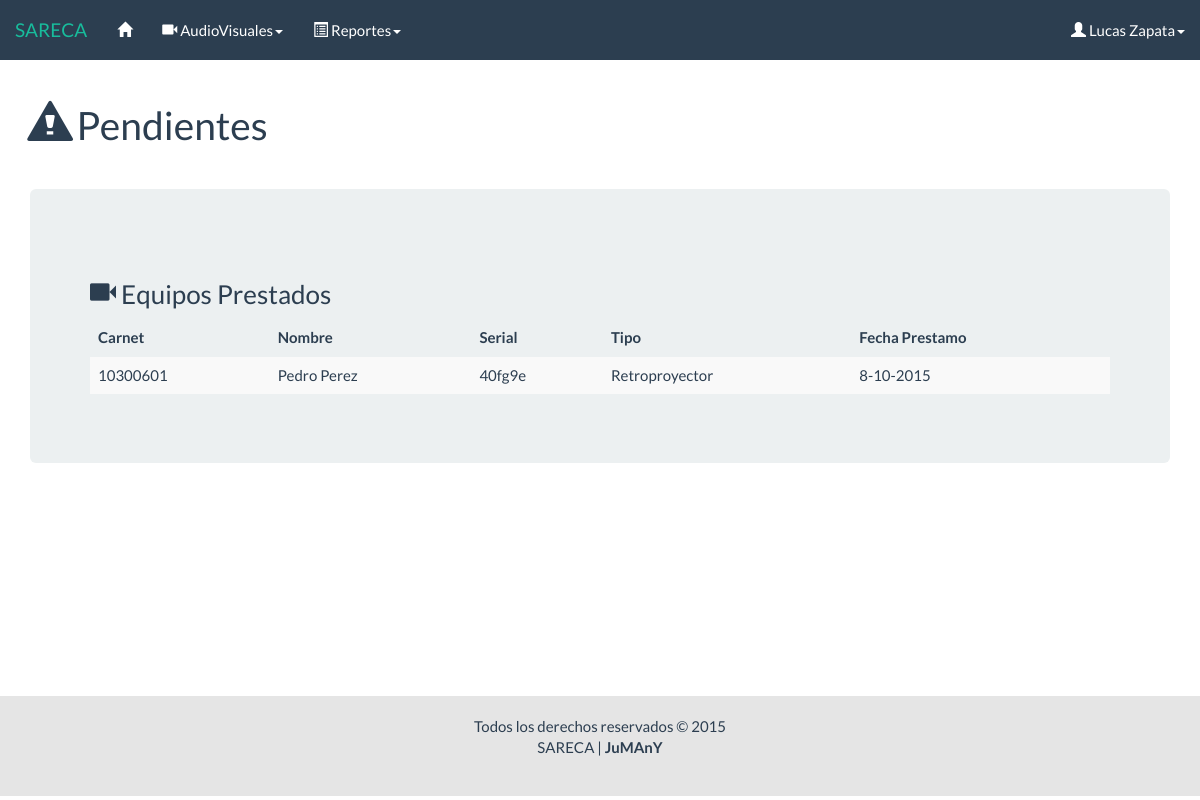
The app's page /html/inicio.php (signed in) with its own data.
### tables this page shows
CREATE TABLE `prestamo` (
  `Id` int(11) NOT NULL AUTO_INCREMENT,
  `Serial_equipo` varchar(11) NOT NULL,
  `Fecha_prestamo` date NOT NULL,
  `Id_usuario` varchar(50) NOT NULL,
  `Carnet` int(9) NOT NULL,
  `Estado` int(1) NOT NULL,
  PRIMARY KEY (`Id`),
  KEY `Id_usuario` (`Id_usuario`),
  KEY `Carnet` (`Carnet`),
  KEY `Serial_equipo` (`Serial_equipo`),
  CONSTRAINT `prestamo_ibfk_3` FOREIGN KEY (`Id_usuario`) REFERENCES `usuario` (`Id`) ON UPDATE CASCADE,
  CONSTRAINT `prestamo_ibfk_4` FOREIGN KEY (`Carnet`) REFERENCES `persona` (`Carnet`) ON UPDATE CASCADE,
  CONSTRAINT `prestamo_ibfk_5` FOREIGN KEY (`Serial_equipo`) REFERENCES `equipo_audiovisual` (`Serial`) ON UPDATE CASCADE
);

CREATE TABLE `persona` (
  `Carnet` int(9) NOT NULL,
  `Cedula` int(8) NOT NULL,
  `Nombre` varchar(30) NOT NULL,
  `Departamento` varchar(30) NOT NULL,
  `Cargo` varchar(20) NOT NULL,
  PRIMARY KEY (`Carnet`),
  KEY `Cedula` (`Cedula`)
);

CREATE TABLE `equipo_audiovisual` (
  `Serial` varchar(11) NOT NULL,
  `tipo` int(1) NOT NULL,
  `Estado` int(1) NOT NULL,
  PRIMARY KEY (`Serial`)
);

### html/inicio/inicio_pres.php (the view, shortened to what this page needs)
<?php
	require('../php/conexion/conexion.php');
	$sql = "SELECT *
			FROM equipo_audiovisual
			JOIN prestamo ON equipo_audiovisual.Serial = prestamo.Serial_equipo
			JOIN persona ON prestamo.Carnet = persona.Carnet
			WHERE equipo_audiovisual.Estado = 2
			AND prestamo.Estado = 2";
	$res = $conectar->query($sql);
	if ($res->num_rows == 0) {
?>
		<div class="row">
			<div class="col-lg-12">
				<h3><span class="glyphicon glyphicon-facetime-video"></span> Equipos Prestados</h3>
				<div class="alert alert-dismissible alert-info">
					<strong>No hay equipos AudioVisuales en préstamo.</strong>
				</div>
			</div>
		</div>
<?php
	} else {
?>
		<div class="row">
			<div class="col-lg-12">
				<h3><span class="glyphicon glyphicon-facetime-video"></span> Equipos Prestados</h3>
				<table class="table table-striped table-hover">
					<thead>
						<tr>
							<th>Carnet</th>
							<th>Nombre</th>
							<th>Serial</th>
							<th>Tipo</th>
							<th>Fecha Prestamo</th>
						</tr>
					</thead>
					<tbody>
						<?php
						while ($fila = $res->fetch_object()) {
							if ($fila->tipo == 1) $tipo = 'VideoBeam';
							else $tipo = 'Retroproyector';
							list($a,$m,$d) = explode('-',$fila->Fecha_prestamo);
							printf('
								<tr class="tr_con">
									<td>%d</td>
									<td>%s</td>
									<td>%s</td>
									<td>%s</td>
									<td>%d-%d-%d</td>
								</tr>',
								$fila->Carnet,
								$fila->Nombre,
								$fila->Serial_equipo,
								$tipo,
								$d,
								$m,
								$a
							);
						}
						?>
					</tbody>
				</table>
			</div>
		</div>
<?php
	}
?>

### css/general.css (style rules this page uses)
html, body { height: 100%; }

### records on screen
prestamo: Carnet.Carnet "10300601", Carnet.Nombre "Pedro Perez", Serial_equipo "40fg9e", Serial_equipo.tipo "Retroproyector", d "8", m "10", a "2015"

### other values on screen
$_SESSION['nombre'] "Lucas Zapata"
